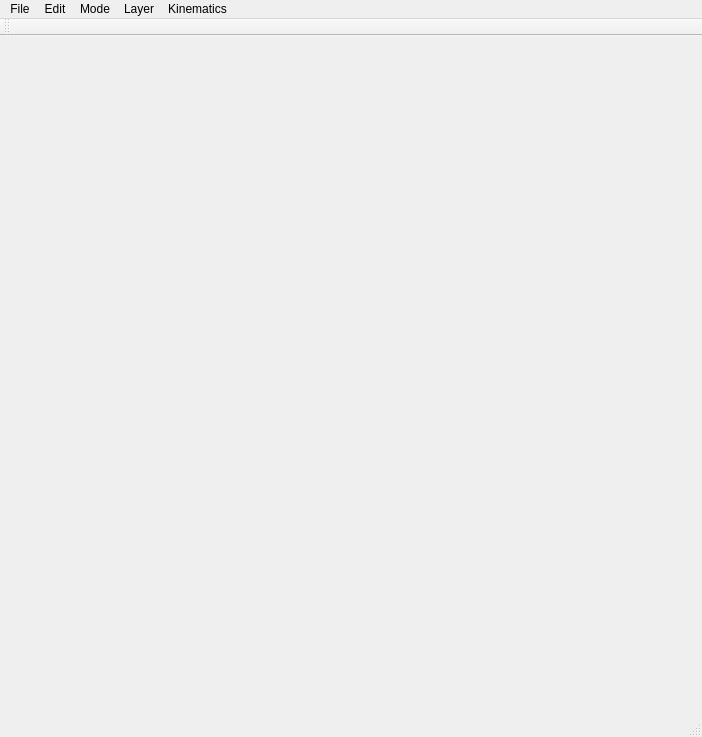
<?xml version="1.0" encoding="UTF-8"?>
<ui version="4.0">
 <class>MainWindowClass</class>
 <widget class="QMainWindow" name="MainWindowClass">
  <property name="geometry">
   <rect>
    <x>0</x>
    <y>0</y>
    <width>702</width>
    <height>737</height>
   </rect>
  </property>
  <property name="windowTitle">
   <string>Kinematic Design 2D</string>
  </property>
  <widget class="QWidget" name="centralWidget"/>
  <widget class="QMenuBar" name="menuBar">
   <property name="geometry">
    <rect>
     <x>0</x>
     <y>0</y>
     <width>702</width>
     <height>21</height>
    </rect>
   </property>
   <widget class="QMenu" name="menuFile">
    <property name="title">
     <string>File</string>
    </property>
    <addaction name="actionNew"/>
    <addaction name="actionOpen"/>
    <addaction name="actionSave"/>
    <addaction name="separator"/>
    <addaction name="actionExit"/>
   </widget>
   <widget class="QMenu" name="menuTool">
    <property name="title">
     <string>Kinematics</string>
    </property>
    <addaction name="actionGenerate4RLinkage"/>
    <addaction name="actionGenerateSliderCrank"/>
    <addaction name="separator"/>
    <addaction name="actionRun"/>
    <addaction name="actionRunBackward"/>
    <addaction name="actionStop"/>
    <addaction name="separator"/>
    <addaction name="actionStepForward"/>
    <addaction name="actionStepBackward"/>
    <addaction name="separator"/>
    <addaction name="actionCollisionCheck"/>
   </widget>
   <widget class="QMenu" name="menuMode">
    <property name="title">
     <string>Mode</string>
    </property>
    <widget class="QMenu" name="menuFixed_Body">
     <property name="title">
      <string>Fixed Body</string>
     </property>
     <addaction name="actionFixedRectangle"/>
     <addaction name="actionFixedCircle"/>
     <addaction name="actionFixedPolygon"/>
    </widget>
    <widget class="QMenu" name="menuMoving_Body">
     <property name="title">
      <string>Moving Body</string>
     </property>
     <addaction name="actionMovingRectangle"/>
     <addaction name="actionMovingCircle"/>
     <addaction name="actionMovingPolygon"/>
    </widget>
    <addaction name="actionSelect"/>
    <addaction name="menuFixed_Body"/>
    <addaction name="menuMoving_Body"/>
    <addaction name="separator"/>
    <addaction name="actionLinkageRegion"/>
    <addaction name="actionLinkageAvoidance"/>
    <addaction name="separator"/>
    <addaction name="actionKinematics"/>
   </widget>
   <widget class="QMenu" name="menuLayer">
    <property name="title">
     <string>Layer</string>
    </property>
    <addaction name="actionAddLayer"/>
    <addaction name="actionInsertLayer"/>
    <addaction name="actionDeleteLayer"/>
    <addaction name="separator"/>
   </widget>
   <widget class="QMenu" name="menuEdit">
    <property name="title">
     <string>Edit</string>
    </property>
    <addaction name="actionUndo"/>
    <addaction name="actionRedo"/>
    <addaction name="separator"/>
    <addaction name="actionCopy"/>
    <addaction name="actionPaste"/>
    <addaction name="separator"/>
    <addaction name="actionDelete"/>
    <addaction name="actionSelectAll"/>
    <addaction name="separator"/>
    <addaction name="actionCircularRepeat"/>
   </widget>
   <addaction name="menuFile"/>
   <addaction name="menuEdit"/>
   <addaction name="menuMode"/>
   <addaction name="menuLayer"/>
   <addaction name="menuTool"/>
  </widget>
  <widget class="QToolBar" name="mainToolBar">
   <attribute name="toolBarArea">
    <enum>TopToolBarArea</enum>
   </attribute>
   <attribute name="toolBarBreak">
    <bool>false</bool>
   </attribute>
  </widget>
  <widget class="QStatusBar" name="statusBar"/>
  <action name="actionExit">
   <property name="text">
    <string>Exit</string>
   </property>
  </action>
  <action name="actionRun">
   <property name="text">
    <string>Run</string>
   </property>
  </action>
  <action name="actionStop">
   <property name="text">
    <string>Stop</string>
   </property>
  </action>
  <action name="actionStepForward">
   <property name="text">
    <string>Step Forward</string>
   </property>
   <property name="shortcut">
    <string>Right</string>
   </property>
  </action>
  <action name="actionStepBackward">
   <property name="text">
    <string>Step Backward</string>
   </property>
   <property name="shortcut">
    <string>Left</string>
   </property>
  </action>
  <action name="actionOpen">
   <property name="icon">
    <iconset>
     <normaloff>Resources/open.png</normaloff>Resources/open.png</iconset>
   </property>
   <property name="text">
    <string>Open</string>
   </property>
   <property name="shortcut">
    <string>Ctrl+O</string>
   </property>
  </action>
  <action name="actionShowCenterPointCurve">
   <property name="checkable">
    <bool>true</bool>
   </property>
   <property name="text">
    <string>Show Center Point Curve</string>
   </property>
  </action>
  <action name="actionShowCirclePointCurve">
   <property name="checkable">
    <bool>true</bool>
   </property>
   <property name="text">
    <string>Show Circle Point Curve</string>
   </property>
  </action>
  <action name="actionSelect">
   <property name="checkable">
    <bool>true</bool>
   </property>
   <property name="icon">
    <iconset>
     <normaloff>Resources/select.png</normaloff>Resources/select.png</iconset>
   </property>
   <property name="text">
    <string>Select</string>
   </property>
  </action>
  <action name="actionFixedRectangle">
   <property name="checkable">
    <bool>true</bool>
   </property>
   <property name="icon">
    <iconset>
     <normaloff>Resources/fixed_rectangle.png</normaloff>Resources/fixed_rectangle.png</iconset>
   </property>
   <property name="text">
    <string>Rectangle</string>
   </property>
  </action>
  <action name="actionFixedPolygon">
   <property name="checkable">
    <bool>true</bool>
   </property>
   <property name="icon">
    <iconset>
     <normaloff>Resources/fixed_polygon.png</normaloff>Resources/fixed_polygon.png</iconset>
   </property>
   <property name="text">
    <string>Polygon</string>
   </property>
  </action>
  <action name="actionLayer1">
   <property name="checkable">
    <bool>true</bool>
   </property>
   <property name="text">
    <string>Layer 1</string>
   </property>
  </action>
  <action name="actionLayer2">
   <property name="checkable">
    <bool>true</bool>
   </property>
   <property name="text">
    <string>Layer 2</string>
   </property>
  </action>
  <action name="actionNew">
   <property name="icon">
    <iconset>
     <normaloff>Resources/new.png</normaloff>Resources/new.png</iconset>
   </property>
   <property name="text">
    <string>New</string>
   </property>
   <property name="shortcut">
    <string>Ctrl+N</string>
   </property>
  </action>
  <action name="actionSave">
   <property name="icon">
    <iconset>
     <normaloff>Resources/save.png</normaloff>Resources/save.png</iconset>
   </property>
   <property name="text">
    <string>Save</string>
   </property>
   <property name="shortcut">
    <string>Ctrl+S</string>
   </property>
  </action>
  <action name="actionKinematics">
   <property name="checkable">
    <bool>true</bool>
   </property>
   <property name="text">
    <string>Kinematics</string>
   </property>
  </action>
  <action name="actionLayer3">
   <property name="checkable">
    <bool>true</bool>
   </property>
   <property name="text">
    <string>Layer 3</string>
   </property>
  </action>
  <action name="actionGenerate4RLinkage">
   <property name="icon">
    <iconset>
     <normaloff>Resources/fourbar_linkage.png</normaloff>Resources/fourbar_linkage.png</iconset>
   </property>
   <property name="text">
    <string>Generate 4R Linkage</string>
   </property>
  </action>
  <action name="actionCollisionCheck">
   <property name="checkable">
    <bool>true</bool>
   </property>
   <property name="text">
    <string>Collision Check</string>
   </property>
  </action>
  <action name="actionUndo">
   <property name="icon">
    <iconset>
     <normaloff>Resources/undo.png</normaloff>Resources/undo.png</iconset>
   </property>
   <property name="text">
    <string>Undo</string>
   </property>
   <property name="shortcut">
    <string>Ctrl+Z</string>
   </property>
  </action>
  <action name="actionRedo">
   <property name="icon">
    <iconset>
     <normaloff>Resources/redo.png</normaloff>Resources/redo.png</iconset>
   </property>
   <property name="text">
    <string>Redo</string>
   </property>
   <property name="shortcut">
    <string>Ctrl+Y</string>
   </property>
  </action>
  <action name="actionCopy">
   <property name="icon">
    <iconset>
     <normaloff>Resources/copy.png</normaloff>Resources/copy.png</iconset>
   </property>
   <property name="text">
    <string>Copy</string>
   </property>
   <property name="shortcut">
    <string>Ctrl+C</string>
   </property>
  </action>
  <action name="actionPaste">
   <property name="icon">
    <iconset>
     <normaloff>Resources/paste.png</normaloff>Resources/paste.png</iconset>
   </property>
   <property name="text">
    <string>Paste</string>
   </property>
   <property name="shortcut">
    <string>Ctrl+V</string>
   </property>
  </action>
  <action name="actionDelete">
   <property name="icon">
    <iconset>
     <normaloff>Resources/delete.png</normaloff>Resources/delete.png</iconset>
   </property>
   <property name="text">
    <string>Delete</string>
   </property>
   <property name="shortcut">
    <string>Del</string>
   </property>
  </action>
  <action name="actionSelectAll">
   <property name="text">
    <string>Select All</string>
   </property>
   <property name="shortcut">
    <string>Ctrl+A</string>
   </property>
  </action>
  <action name="actionRunBackward">
   <property name="text">
    <string>Run Backward</string>
   </property>
  </action>
  <action name="actionFixedCircle">
   <property name="checkable">
    <bool>true</bool>
   </property>
   <property name="icon">
    <iconset>
     <normaloff>Resources/fixed_circle.png</normaloff>Resources/fixed_circle.png</iconset>
   </property>
   <property name="text">
    <string>Circle</string>
   </property>
  </action>
  <action name="actionOptions">
   <property name="text">
    <string>Options</string>
   </property>
  </action>
  <action name="actionLinkageRegion">
   <property name="checkable">
    <bool>true</bool>
   </property>
   <property name="icon">
    <iconset>
     <normaloff>Resources/linkage_region.png</normaloff>Resources/linkage_region.png</iconset>
   </property>
   <property name="text">
    <string>Linkage Region</string>
   </property>
  </action>
  <action name="actionTest">
   <property name="text">
    <string>Test</string>
   </property>
  </action>
  <action name="actionCircularRepeat">
   <property name="text">
    <string>Circular Repeat</string>
   </property>
  </action>
  <action name="actionGenerateSliderCrank">
   <property name="icon">
    <iconset>
     <normaloff>Resources/slider_crank.png</normaloff>Resources/slider_crank.png</iconset>
   </property>
   <property name="text">
    <string>Generate Slider Crank</string>
   </property>
  </action>
  <action name="actionAddLayer">
   <property name="text">
    <string>Add Layer</string>
   </property>
  </action>
  <action name="actionInsertLayer">
   <property name="text">
    <string>Insert Layer</string>
   </property>
  </action>
  <action name="actionDebug">
   <property name="text">
    <string>Debug</string>
   </property>
  </action>
  <action name="actionDeleteLayer">
   <property name="text">
    <string>Delete Layer</string>
   </property>
  </action>
  <action name="actionRectangle_2">
   <property name="text">
    <string>Rectangle</string>
   </property>
  </action>
  <action name="actionMovingRectangle">
   <property name="checkable">
    <bool>true</bool>
   </property>
   <property name="icon">
    <iconset>
     <normaloff>Resources/moving_rectangle.png</normaloff>Resources/moving_rectangle.png</iconset>
   </property>
   <property name="text">
    <string>Rectangle</string>
   </property>
  </action>
  <action name="actionMovingCircle">
   <property name="checkable">
    <bool>true</bool>
   </property>
   <property name="icon">
    <iconset>
     <normaloff>Resources/moving_circle.png</normaloff>Resources/moving_circle.png</iconset>
   </property>
   <property name="text">
    <string>Circle</string>
   </property>
  </action>
  <action name="actionMovingPolygon">
   <property name="checkable">
    <bool>true</bool>
   </property>
   <property name="icon">
    <iconset>
     <normaloff>Resources/moving_polygon.png</normaloff>Resources/moving_polygon.png</iconset>
   </property>
   <property name="text">
    <string>Polygon</string>
   </property>
  </action>
  <action name="actionLinkageAvoidance">
   <property name="checkable">
    <bool>true</bool>
   </property>
   <property name="icon">
    <iconset>
     <normaloff>Resources/linkage_avoidance.png</normaloff>Resources/linkage_avoidance.png</iconset>
   </property>
   <property name="text">
    <string>Linkage Avoidance Region</string>
   </property>
  </action>
 </widget>
 <layoutdefault spacing="6" margin="11"/>
 <resources>
  <include location="MainWindow.qrc"/>
 </resources>
 <connections/>
</ui>
